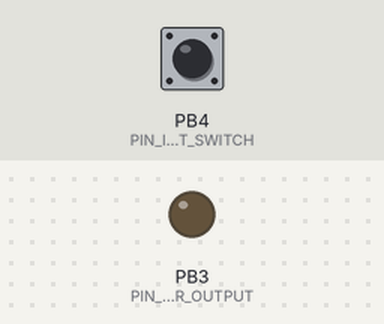
Recording of a program running on a simulated ATtiny85, built with avr-gcc and run on an emulated ATtiny85. Parts: output pins drawn as LEDs (lit = HIGH). The inputs (shaded band) are chosen by the test bench; at power-on: PB4 (PIN_INPUT_SWITCH) LOW.

Above: at 1.2 s.
1.3 s: PB4 (PIN_INPUT_SWITCH) pulled HIGH for 0.15 s
At 1.43 s:
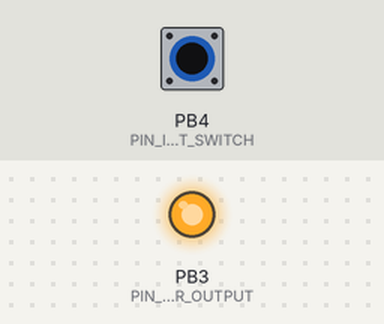
Timing chart, 0 to 4.3 s (numbered marks = the images above; inputs shaded):
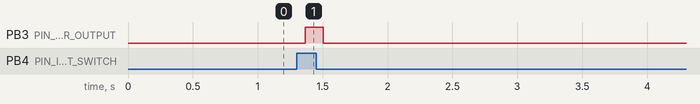

Measured:
- after the input at 1.3 s, PB3 (PIN_WIPER_OUTPUT): LOW → HIGH after 0.07 s, → LOW 0.14 s later

The program:

main.cpp
```cpp
#include <Arduino.h>

/* I/O PARAMETERS */
#define PIN_WIPER_OUTPUT 3 // PIN to wiper relay
#define PIN_INPUT_SWITCH 4 // Pin reading wiper dashboard switch position
#define SWITCH_DEBOUNCE_DELAY_MS 50 // Switch debounce delay in ms
#define TOGGLE_LIMIT_DELAY 2000 // Time to consider an ON-OFF-ON as a toggle

/* INTERMITTENT CONTROL PARAMETERS */
#define INTERMITTENT_1_MS 10000 // Intermittent delay 1 in ms
#define INTERMITTENT_2_MS 7500 // Intermittent delay 2 in ms
#define INTERMITTENT_3_MS 5000 // Intermittent delay 3 in ms
#define INTERMITTENT_4_MS 2500 // Intermittent delay 4 in ms

/* WIPER MOTOR RELATED PARAMETERS */
#define RELAY_TIME_MS 500 // Duration (ms) the relay stays closed to initiate the wiper swipe

uint8_t toggles = 0; // Track the ON->OFF->ON toggles
uint8_t switchState = LOW; // Keep track of previous switch status
uint8_t lastSwitchState = LOW;   // the previous reading from the switch
uint8_t forceWipe = false;  // Force a wipe now
unsigned long lastWipeTime = 0;
unsigned long lastOffTime = 0;  // Last time the switch was in the OFF position
unsigned long lastDebounceTime = 0;  // the last time the switch was toggled
unsigned long debounceDelay = 50;    // the debounce time in ms

void setup() {
  // Initialize PIN modes
  pinMode(PIN_WIPER_OUTPUT, OUTPUT);
  pinMode(PIN_INPUT_SWITCH, INPUT);

  // If wiper switch ON at power up, activates wipers
  if(digitalRead(PIN_INPUT_SWITCH)){
    switchState = HIGH;
    lastSwitchState = HIGH;
  }
}

void wipe() {
  // Wipe outputs based on switch position and toggle numbers
  if(switchState == HIGH) {
    int intermittentDelay = 0;
    // Wipers are on
    switch (toggles) {
      case 0:
        intermittentDelay = INTERMITTENT_1_MS;
        break;
      case 1:
        intermittentDelay = INTERMITTENT_2_MS;
        break;
      case 2:
        intermittentDelay = INTERMITTENT_3_MS;
        break;
      case 3:
        intermittentDelay = INTERMITTENT_4_MS;
        break;
      default:
        // Continuous wipers
        intermittentDelay = 0;
        break;
    }

    if(millis()-lastWipeTime > intermittentDelay || forceWipe) {
      //Send a wipe pulse
      digitalWrite(PIN_WIPER_OUTPUT, HIGH);
      lastWipeTime = millis();
      forceWipe = false;
    }

    if(millis()-lastWipeTime > RELAY_TIME_MS) {
      // End the pulse after the required delay
      digitalWrite(PIN_WIPER_OUTPUT, LOW);
    }

  } else {
    // digitalWrite(PIN_WIPER_OUTPUT, LOW);
  }
}

void loop() {

  // read the state of the switch into a local variable:
  int reading = digitalRead(PIN_INPUT_SWITCH);

  // check to see if you just switched the button
  // and you've waited long enough
  // since the last change to ignore any noise:

  // If the switch changed, due to noise or pressing:
  if (reading != lastSwitchState) {
    // reset the debouncing timer
    lastDebounceTime = millis();
  }

  if ((millis() - lastDebounceTime) > debounceDelay) {
    // whatever the reading is at, it's been there for longer than the debounce
    // delay, so take it as the actual current state:

    // if the button state has changed:
    if (reading != switchState) {
      switchState = reading;

      // If ON to OFF detected
      if(switchState == LOW){
        lastOffTime = millis();
        digitalWrite(PIN_WIPER_OUTPUT, LOW); // Switch OFF the wipers (in case it's not a toggle, just an OFF action)
      }

      // If OFF to ON detected
      if(switchState == HIGH) {
        // Force a wipe as we either just switched on the wipers or are increasing the frequency
        forceWipe = true;
        if(millis()-lastOffTime < TOGGLE_LIMIT_DELAY) {
          // Toggle detected
          toggles++;
        } else {
          // Switching to ON only (not a toggle)
          toggles = 0;
        }
      }
    }
  }
lastSwitchState = reading;

// Finally...
wipe();
delay(10);
}
```
